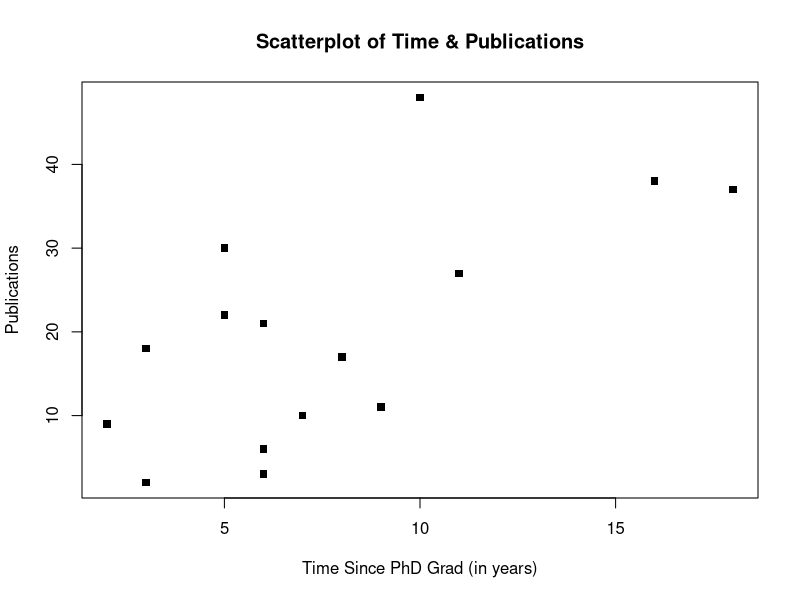
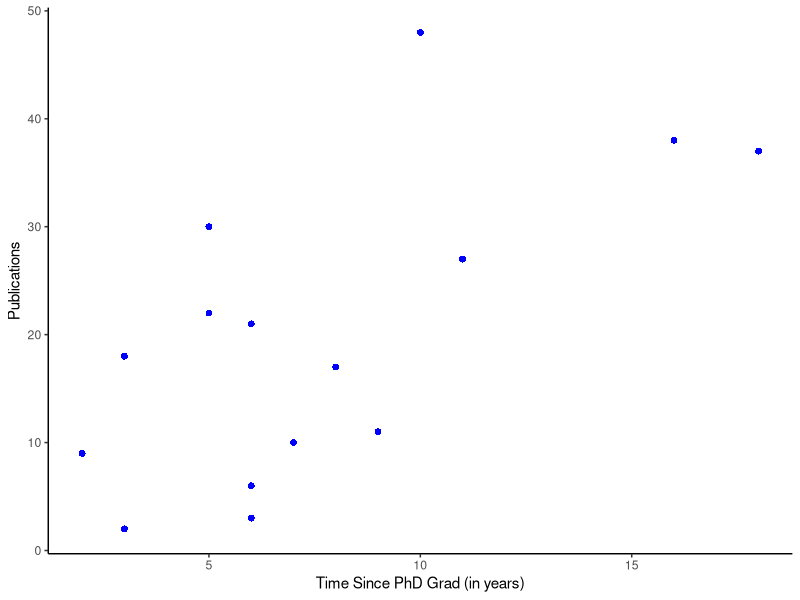

Source code (R) for these figures, in order:
## ---- chunk 1
rm(list=ls())

knitr::opts_chunk$set(echo = TRUE)
## ---- chunk 2
phd_data <- read.table("week11_phd.txt", header=TRUE, sep="\t")
## ---- chunk 3
plot(phd_data$Time, phd_data$Pubs, 
     main="Scatterplot of Time & Publications", 
     xlab="Time Since PhD Grad (in years)", 
     ylab="Publications", pch=15)
## ---- chunk 4
cor.test(phd_data$Time, phd_data$Pubs, method="pearson")
## ---- chunk 5
0.6566546^2
## ---- chunk 6
english_data <- read.table("week11_english.txt", header=TRUE, sep="\t")

cor.test(english_data$Words, english_data$Grade, method="spearman")
## ---- chunk 7
byod_data <- read.table("week11_byod.txt", header=TRUE, sep="\t")

cor.test(byod_data$Byod, byod_data$Grade) #pt-biserial

#calculate effect size - R^2
0.378822^2
## ---- chunk 8
grad_data <- read.table("week11_graduate.txt", header=TRUE, sep="\t")

table(grad_data)

cor.test(grad_data$Business, grad_data$Doctorate) #phi 

#calculate effect size
(-0.2228072)^2
## ---- chunk 9
critical.r <- function(n, alpha = .05) {
  df <- n - 2
  critical.t <- qt(alpha/2, df, lower.tail = F )
  critical.r <- sqrt((critical.t^2)/((critical.t^2) + df ) )
  return( critical.r )
}

#enter n-size in function
critical.r(18)
## ---- chunk 10
library(ggplot2) #you could load tidyverse here instead, because that contains GGPLOT2 (either way works!)

# Basic scatter plot
ggplot(phd_data, aes(x=Time, y=Pubs))+ 
  geom_point(size=2, shape=16, color="blue")+
  labs(x="Time Since PhD Grad (in years)", y="Publications")+
  theme_classic() #this removes the gray/grid background
